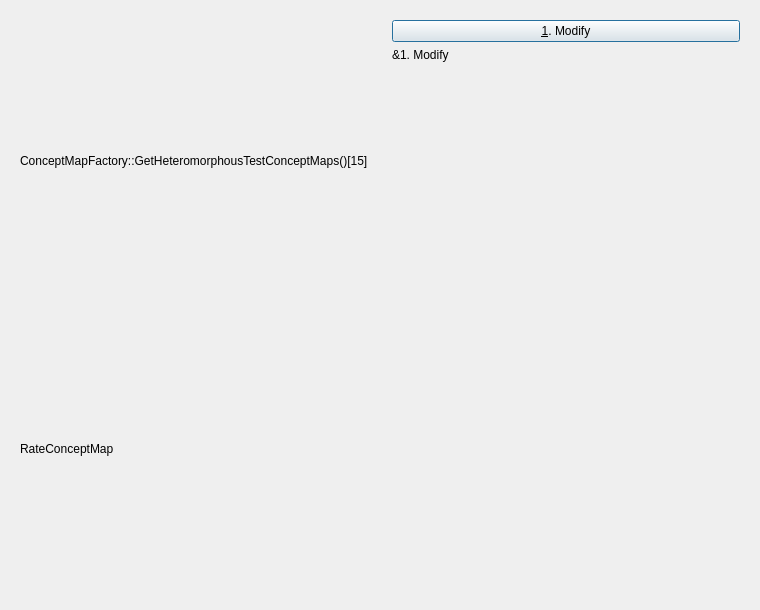
<?xml version="1.0" encoding="UTF-8"?>
<ui version="4.0">
 <class>QtTestConceptMapRateWidgetDialog</class>
 <widget class="QDialog" name="QtTestConceptMapRateWidgetDialog">
  <property name="geometry">
   <rect>
    <x>0</x>
    <y>0</y>
    <width>760</width>
    <height>610</height>
   </rect>
  </property>
  <property name="windowTitle">
   <string>Test ConceptMapRateWidget</string>
  </property>
  <layout class="QHBoxLayout" name="horizontalLayout">
   <item>
    <widget class="QWidget" name="widget" native="true">
     <layout class="QVBoxLayout" name="verticalLayout_2">
      <item>
       <widget class="QLabel" name="label_test">
        <property name="text">
         <string>ConceptMapFactory::GetHeteromorphousTestConceptMaps()[15]</string>
        </property>
       </widget>
      </item>
      <item>
       <widget class="QLabel" name="label_concept_map_type">
        <property name="text">
         <string>RateConceptMap</string>
        </property>
       </widget>
      </item>
     </layout>
    </widget>
   </item>
   <item>
    <widget class="QWidget" name="widget_menu" native="true">
     <property name="enabled">
      <bool>true</bool>
     </property>
     <layout class="QVBoxLayout" name="verticalLayout">
      <item>
       <widget class="QPushButton" name="button_test_modify">
        <property name="text">
         <string>&amp;1. Modify</string>
        </property>
       </widget>
      </item>
      <item>
       <widget class="QLabel" name="label">
        <property name="text">
         <string>&amp;1. Modify</string>
        </property>
       </widget>
      </item>
      <item>
       <spacer name="verticalSpacer">
        <property name="orientation">
         <enum>Qt::Vertical</enum>
        </property>
        <property name="sizeHint" stdset="0">
         <size>
          <width>20</width>
          <height>63</height>
         </size>
        </property>
       </spacer>
      </item>
     </layout>
    </widget>
   </item>
  </layout>
 </widget>
 <resources/>
 <connections/>
</ui>
